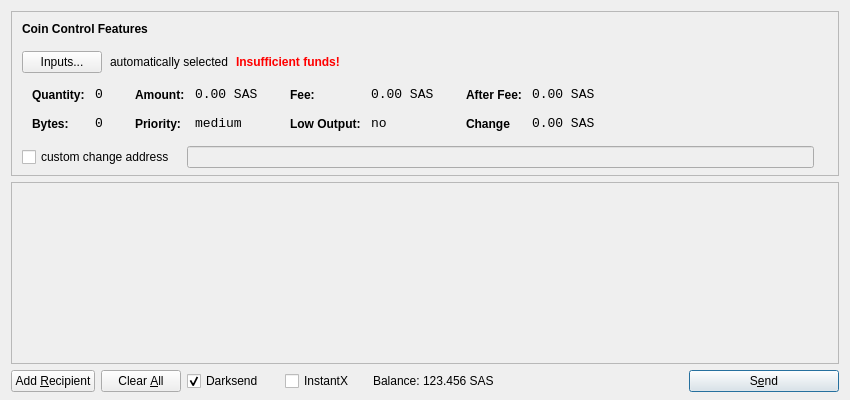
<?xml version="1.0" encoding="UTF-8"?>
<ui version="4.0">
 <class>SendCoinsDialog</class>
 <widget class="QDialog" name="SendCoinsDialog">
  <property name="geometry">
   <rect>
    <x>0</x>
    <y>0</y>
    <width>850</width>
    <height>400</height>
   </rect>
  </property>
  <property name="windowTitle">
   <string>Send Coins</string>
  </property>
  <layout class="QVBoxLayout" name="verticalLayout" stretch="0,1,0">
   <property name="bottomMargin">
    <number>8</number>
   </property>
   <item>
    <widget class="QFrame" name="frameCoinControl">
     <property name="sizePolicy">
      <sizepolicy hsizetype="Expanding" vsizetype="Expanding">
       <horstretch>0</horstretch>
       <verstretch>0</verstretch>
      </sizepolicy>
     </property>
     <property name="maximumSize">
      <size>
       <width>16777215</width>
       <height>16777215</height>
      </size>
     </property>
     <property name="frameShape">
      <enum>QFrame::StyledPanel</enum>
     </property>
     <property name="frameShadow">
      <enum>QFrame::Sunken</enum>
     </property>
     <layout class="QVBoxLayout" name="verticalLayoutCoinControl2">
      <property name="spacing">
       <number>-1</number>
      </property>
      <property name="leftMargin">
       <number>0</number>
      </property>
      <property name="topMargin">
       <number>0</number>
      </property>
      <property name="rightMargin">
       <number>0</number>
      </property>
      <property name="bottomMargin">
       <number>6</number>
      </property>
      <item>
       <layout class="QVBoxLayout" name="verticalLayoutCoinControl" stretch="0,0,0,0,1">
        <property name="spacing">
         <number>0</number>
        </property>
        <property name="leftMargin">
         <number>10</number>
        </property>
        <property name="topMargin">
         <number>10</number>
        </property>
        <item>
         <layout class="QHBoxLayout" name="horizontalLayoutCoinControl1">
          <property name="bottomMargin">
           <number>15</number>
          </property>
          <item>
           <widget class="QLabel" name="labelCoinControlFeatures">
            <property name="sizePolicy">
             <sizepolicy hsizetype="Preferred" vsizetype="Maximum">
              <horstretch>0</horstretch>
              <verstretch>0</verstretch>
             </sizepolicy>
            </property>
            <property name="font">
             <font>
              <weight>75</weight>
              <bold>true</bold>
             </font>
            </property>
            <property name="styleSheet">
             <string notr="true">font-weight:bold;</string>
            </property>
            <property name="text">
             <string>Coin Control Features</string>
            </property>
           </widget>
          </item>
         </layout>
        </item>
        <item>
         <layout class="QHBoxLayout" name="horizontalLayoutCoinControl2" stretch="0,0,0,0">
          <property name="spacing">
           <number>8</number>
          </property>
          <property name="bottomMargin">
           <number>10</number>
          </property>
          <item>
           <widget class="QPushButton" name="pushButtonCoinControl">
            <property name="styleSheet">
             <string notr="true"/>
            </property>
            <property name="text">
             <string>Inputs...</string>
            </property>
           </widget>
          </item>
          <item>
           <widget class="QLabel" name="labelCoinControlAutomaticallySelected">
            <property name="text">
             <string>automatically selected</string>
            </property>
            <property name="margin">
             <number>5</number>
            </property>
           </widget>
          </item>
          <item>
           <widget class="QLabel" name="labelCoinControlInsuffFunds">
            <property name="font">
             <font>
              <weight>75</weight>
              <bold>true</bold>
             </font>
            </property>
            <property name="styleSheet">
             <string notr="true">color:red;font-weight:bold;</string>
            </property>
            <property name="text">
             <string>Insufficient funds!</string>
            </property>
            <property name="margin">
             <number>5</number>
            </property>
           </widget>
          </item>
          <item>
           <spacer name="horizontalSpacerCoinControl">
            <property name="orientation">
             <enum>Qt::Horizontal</enum>
            </property>
            <property name="sizeHint" stdset="0">
             <size>
              <width>40</width>
              <height>1</height>
             </size>
            </property>
           </spacer>
          </item>
         </layout>
        </item>
        <item>
         <widget class="QWidget" name="widgetCoinControl" native="true">
          <property name="sizePolicy">
           <sizepolicy hsizetype="Preferred" vsizetype="Preferred">
            <horstretch>0</horstretch>
            <verstretch>0</verstretch>
           </sizepolicy>
          </property>
          <property name="minimumSize">
           <size>
            <width>0</width>
            <height>0</height>
           </size>
          </property>
          <property name="styleSheet">
           <string notr="true"/>
          </property>
          <layout class="QHBoxLayout" name="horizontalLayoutCoinControl5">
           <property name="margin">
            <number>0</number>
           </property>
           <item>
            <layout class="QHBoxLayout" name="horizontalLayoutCoinControl3" stretch="0,0,0,1">
             <property name="spacing">
              <number>20</number>
             </property>
             <property name="topMargin">
              <number>0</number>
             </property>
             <property name="bottomMargin">
              <number>10</number>
             </property>
             <item>
              <layout class="QFormLayout" name="formLayoutCoinControl1">
               <property name="horizontalSpacing">
                <number>10</number>
               </property>
               <property name="verticalSpacing">
                <number>14</number>
               </property>
               <property name="leftMargin">
                <number>10</number>
               </property>
               <property name="topMargin">
                <number>4</number>
               </property>
               <property name="rightMargin">
                <number>6</number>
               </property>
               <item row="0" column="0">
                <widget class="QLabel" name="labelCoinControlQuantityText">
                 <property name="styleSheet">
                  <string notr="true">font-weight:bold;</string>
                 </property>
                 <property name="text">
                  <string>Quantity:</string>
                 </property>
                 <property name="margin">
                  <number>0</number>
                 </property>
                </widget>
               </item>
               <item row="0" column="1">
                <widget class="QLabel" name="labelCoinControlQuantity">
                 <property name="font">
                  <font>
                   <family>Monospace</family>
                   <pointsize>10</pointsize>
                  </font>
                 </property>
                 <property name="cursor">
                  <cursorShape>IBeamCursor</cursorShape>
                 </property>
                 <property name="contextMenuPolicy">
                  <enum>Qt::ActionsContextMenu</enum>
                 </property>
                 <property name="text">
                  <string>0</string>
                 </property>
                 <property name="margin">
                  <number>0</number>
                 </property>
                 <property name="textInteractionFlags">
                  <set>Qt::LinksAccessibleByMouse|Qt::TextSelectableByKeyboard|Qt::TextSelectableByMouse</set>
                 </property>
                </widget>
               </item>
               <item row="1" column="0">
                <widget class="QLabel" name="labelCoinControlBytesText">
                 <property name="styleSheet">
                  <string notr="true">font-weight:bold;</string>
                 </property>
                 <property name="text">
                  <string>Bytes:</string>
                 </property>
                </widget>
               </item>
               <item row="1" column="1">
                <widget class="QLabel" name="labelCoinControlBytes">
                 <property name="font">
                  <font>
                   <family>Monospace</family>
                   <pointsize>10</pointsize>
                  </font>
                 </property>
                 <property name="cursor">
                  <cursorShape>IBeamCursor</cursorShape>
                 </property>
                 <property name="contextMenuPolicy">
                  <enum>Qt::ActionsContextMenu</enum>
                 </property>
                 <property name="text">
                  <string>0</string>
                 </property>
                 <property name="textInteractionFlags">
                  <set>Qt::LinksAccessibleByMouse|Qt::TextSelectableByKeyboard|Qt::TextSelectableByMouse</set>
                 </property>
                </widget>
               </item>
              </layout>
             </item>
             <item>
              <layout class="QFormLayout" name="formLayoutCoinControl2">
               <property name="horizontalSpacing">
                <number>10</number>
               </property>
               <property name="verticalSpacing">
                <number>14</number>
               </property>
               <property name="leftMargin">
                <number>6</number>
               </property>
               <property name="topMargin">
                <number>4</number>
               </property>
               <property name="rightMargin">
                <number>6</number>
               </property>
               <item row="0" column="0">
                <widget class="QLabel" name="labelCoinControlAmountText">
                 <property name="styleSheet">
                  <string notr="true">font-weight:bold;</string>
                 </property>
                 <property name="text">
                  <string>Amount:</string>
                 </property>
                 <property name="margin">
                  <number>0</number>
                 </property>
                </widget>
               </item>
               <item row="0" column="1">
                <widget class="QLabel" name="labelCoinControlAmount">
                 <property name="font">
                  <font>
                   <family>Monospace</family>
                   <pointsize>10</pointsize>
                  </font>
                 </property>
                 <property name="cursor">
                  <cursorShape>IBeamCursor</cursorShape>
                 </property>
                 <property name="contextMenuPolicy">
                  <enum>Qt::ActionsContextMenu</enum>
                 </property>
                 <property name="text">
                  <string>0.00 SAS</string>
                 </property>
                 <property name="textInteractionFlags">
                  <set>Qt::LinksAccessibleByMouse|Qt::TextSelectableByKeyboard|Qt::TextSelectableByMouse</set>
                 </property>
                </widget>
               </item>
               <item row="1" column="0">
                <widget class="QLabel" name="labelCoinControlPriorityText">
                 <property name="styleSheet">
                  <string notr="true">font-weight:bold;</string>
                 </property>
                 <property name="text">
                  <string>Priority:</string>
                 </property>
                </widget>
               </item>
               <item row="1" column="1">
                <widget class="QLabel" name="labelCoinControlPriority">
                 <property name="font">
                  <font>
                   <family>Monospace</family>
                   <pointsize>10</pointsize>
                  </font>
                 </property>
                 <property name="cursor">
                  <cursorShape>IBeamCursor</cursorShape>
                 </property>
                 <property name="contextMenuPolicy">
                  <enum>Qt::ActionsContextMenu</enum>
                 </property>
                 <property name="text">
                  <string>medium</string>
                 </property>
                 <property name="textInteractionFlags">
                  <set>Qt::LinksAccessibleByMouse|Qt::TextSelectableByKeyboard|Qt::TextSelectableByMouse</set>
                 </property>
                </widget>
               </item>
              </layout>
             </item>
             <item>
              <layout class="QFormLayout" name="formLayoutCoinControl3">
               <property name="horizontalSpacing">
                <number>10</number>
               </property>
               <property name="verticalSpacing">
                <number>14</number>
               </property>
               <property name="leftMargin">
                <number>6</number>
               </property>
               <property name="topMargin">
                <number>4</number>
               </property>
               <property name="rightMargin">
                <number>6</number>
               </property>
               <item row="0" column="0">
                <widget class="QLabel" name="labelCoinControlFeeText">
                 <property name="styleSheet">
                  <string notr="true">font-weight:bold;</string>
                 </property>
                 <property name="text">
                  <string>Fee:</string>
                 </property>
                 <property name="margin">
                  <number>0</number>
                 </property>
                </widget>
               </item>
               <item row="0" column="1">
                <widget class="QLabel" name="labelCoinControlFee">
                 <property name="font">
                  <font>
                   <family>Monospace</family>
                   <pointsize>10</pointsize>
                  </font>
                 </property>
                 <property name="cursor">
                  <cursorShape>IBeamCursor</cursorShape>
                 </property>
                 <property name="contextMenuPolicy">
                  <enum>Qt::ActionsContextMenu</enum>
                 </property>
                 <property name="text">
                  <string>0.00 SAS</string>
                 </property>
                 <property name="textInteractionFlags">
                  <set>Qt::LinksAccessibleByMouse|Qt::TextSelectableByKeyboard|Qt::TextSelectableByMouse</set>
                 </property>
                </widget>
               </item>
               <item row="1" column="0">
                <widget class="QLabel" name="labelCoinControlLowOutputText">
                 <property name="styleSheet">
                  <string notr="true">font-weight:bold;</string>
                 </property>
                 <property name="text">
                  <string>Low Output:</string>
                 </property>
                </widget>
               </item>
               <item row="1" column="1">
                <widget class="QLabel" name="labelCoinControlLowOutput">
                 <property name="font">
                  <font>
                   <family>Monospace</family>
                   <pointsize>10</pointsize>
                  </font>
                 </property>
                 <property name="cursor">
                  <cursorShape>IBeamCursor</cursorShape>
                 </property>
                 <property name="contextMenuPolicy">
                  <enum>Qt::ActionsContextMenu</enum>
                 </property>
                 <property name="text">
                  <string>no</string>
                 </property>
                 <property name="textInteractionFlags">
                  <set>Qt::LinksAccessibleByMouse|Qt::TextSelectableByKeyboard|Qt::TextSelectableByMouse</set>
                 </property>
                </widget>
               </item>
              </layout>
             </item>
             <item>
              <layout class="QFormLayout" name="formLayoutCoinControl4">
               <property name="horizontalSpacing">
                <number>10</number>
               </property>
               <property name="verticalSpacing">
                <number>14</number>
               </property>
               <property name="leftMargin">
                <number>6</number>
               </property>
               <property name="topMargin">
                <number>4</number>
               </property>
               <property name="rightMargin">
                <number>6</number>
               </property>
               <item row="0" column="0">
                <widget class="QLabel" name="labelCoinControlAfterFeeText">
                 <property name="styleSheet">
                  <string notr="true">font-weight:bold;</string>
                 </property>
                 <property name="text">
                  <string>After Fee:</string>
                 </property>
                 <property name="margin">
                  <number>0</number>
                 </property>
                </widget>
               </item>
               <item row="0" column="1">
                <widget class="QLabel" name="labelCoinControlAfterFee">
                 <property name="font">
                  <font>
                   <family>Monospace</family>
                   <pointsize>10</pointsize>
                  </font>
                 </property>
                 <property name="cursor">
                  <cursorShape>IBeamCursor</cursorShape>
                 </property>
                 <property name="contextMenuPolicy">
                  <enum>Qt::ActionsContextMenu</enum>
                 </property>
                 <property name="text">
                  <string>0.00 SAS</string>
                 </property>
                 <property name="textInteractionFlags">
                  <set>Qt::LinksAccessibleByMouse|Qt::TextSelectableByKeyboard|Qt::TextSelectableByMouse</set>
                 </property>
                </widget>
               </item>
               <item row="1" column="0">
                <widget class="QLabel" name="labelCoinControlChangeText">
                 <property name="styleSheet">
                  <string notr="true">font-weight:bold;</string>
                 </property>
                 <property name="text">
                  <string>Change</string>
                 </property>
                </widget>
               </item>
               <item row="1" column="1">
                <widget class="QLabel" name="labelCoinControlChange">
                 <property name="font">
                  <font>
                   <family>Monospace</family>
                   <pointsize>10</pointsize>
                  </font>
                 </property>
                 <property name="cursor">
                  <cursorShape>IBeamCursor</cursorShape>
                 </property>
                 <property name="contextMenuPolicy">
                  <enum>Qt::ActionsContextMenu</enum>
                 </property>
                 <property name="text">
                  <string>0.00 SAS</string>
                 </property>
                 <property name="textInteractionFlags">
                  <set>Qt::LinksAccessibleByMouse|Qt::TextSelectableByKeyboard|Qt::TextSelectableByMouse</set>
                 </property>
                </widget>
               </item>
              </layout>
             </item>
            </layout>
           </item>
          </layout>
         </widget>
        </item>
        <item>
         <layout class="QHBoxLayout" name="horizontalLayoutCoinControl4" stretch="0,0,0">
          <property name="spacing">
           <number>12</number>
          </property>
          <property name="sizeConstraint">
           <enum>QLayout::SetDefaultConstraint</enum>
          </property>
          <property name="topMargin">
           <number>5</number>
          </property>
          <property name="rightMargin">
           <number>5</number>
          </property>
          <item>
           <widget class="QCheckBox" name="checkBoxCoinControlChange">
            <property name="text">
             <string>custom change address</string>
            </property>
           </widget>
          </item>
          <item>
           <widget class="QLineEdit" name="lineEditCoinControlChange">
            <property name="enabled">
             <bool>false</bool>
            </property>
            <property name="sizePolicy">
             <sizepolicy hsizetype="Expanding" vsizetype="Fixed">
              <horstretch>0</horstretch>
              <verstretch>0</verstretch>
             </sizepolicy>
            </property>
           </widget>
          </item>
          <item>
           <widget class="QLabel" name="labelCoinControlChangeLabel">
            <property name="sizePolicy">
             <sizepolicy hsizetype="Preferred" vsizetype="Expanding">
              <horstretch>0</horstretch>
              <verstretch>0</verstretch>
             </sizepolicy>
            </property>
            <property name="minimumSize">
             <size>
              <width>0</width>
              <height>0</height>
             </size>
            </property>
            <property name="text">
             <string/>
            </property>
            <property name="margin">
             <number>3</number>
            </property>
           </widget>
          </item>
         </layout>
        </item>
        <item>
         <spacer name="verticalSpacerCoinControl">
          <property name="orientation">
           <enum>Qt::Vertical</enum>
          </property>
          <property name="sizeHint" stdset="0">
           <size>
            <width>800</width>
            <height>1</height>
           </size>
          </property>
         </spacer>
        </item>
       </layout>
      </item>
     </layout>
    </widget>
   </item>
   <item>
    <widget class="QScrollArea" name="scrollArea">
     <property name="widgetResizable">
      <bool>true</bool>
     </property>
     <widget class="QWidget" name="scrollAreaWidgetContents">
      <property name="geometry">
       <rect>
        <x>0</x>
        <y>0</y>
        <width>830</width>
        <height>165</height>
       </rect>
      </property>
      <layout class="QVBoxLayout" name="verticalLayout_2">
       <property name="margin">
        <number>0</number>
       </property>
       <item>
        <layout class="QVBoxLayout" name="entries">
         <property name="spacing">
          <number>6</number>
         </property>
        </layout>
       </item>
       <item>
        <spacer name="verticalSpacer">
         <property name="orientation">
          <enum>Qt::Vertical</enum>
         </property>
         <property name="sizeHint" stdset="0">
          <size>
           <width>20</width>
           <height>40</height>
          </size>
         </property>
        </spacer>
       </item>
      </layout>
     </widget>
    </widget>
   </item>
   <item>
    <layout class="QHBoxLayout" name="horizontalLayout">
     <item>
      <widget class="QPushButton" name="addButton">
       <property name="toolTip">
        <string>Send to multiple recipients at once</string>
       </property>
       <property name="text">
        <string>Add &amp;Recipient</string>
       </property>
       <property name="autoDefault">
        <bool>false</bool>
       </property>
      </widget>
     </item>
     <item>
      <widget class="QPushButton" name="clearButton">
       <property name="sizePolicy">
        <sizepolicy hsizetype="Minimum" vsizetype="Fixed">
         <horstretch>0</horstretch>
         <verstretch>0</verstretch>
        </sizepolicy>
       </property>
       <property name="toolTip">
        <string>Remove all transaction fields</string>
       </property>
       <property name="text">
        <string>Clear &amp;All</string>
       </property>
       <property name="autoRepeatDelay">
        <number>300</number>
       </property>
       <property name="autoDefault">
        <bool>false</bool>
       </property>
      </widget>
     </item>
     <item>
      <layout class="QHBoxLayout" name="horizontalLayout_2">
       <property name="spacing">
        <number>3</number>
       </property>
        <item>
        <widget class="QCheckBox" name="checkUseDarksend">
         <property name="minimumSize">
          <size>
           <width>95</width>
           <height>0</height>
          </size>
         </property>
         <property name="text">
          <string>Darksend</string>
         </property>
         <property name="checked">
          <bool>true</bool>
         </property>
        </widget>
       </item>
       <item>
        <widget class="QCheckBox" name="checkInstantX">
         <property name="enabled">
          <bool>true</bool>
         </property>
         <property name="minimumSize">
          <size>
           <width>85</width>
           <height>0</height>
          </size>
         </property>
         <property name="text">
          <string>InstantX</string>
         </property>
        </widget>
       </item>
       <item>
        <widget class="QLabel" name="label">
         <property name="sizePolicy">
          <sizepolicy hsizetype="Preferred" vsizetype="Fixed">
           <horstretch>0</horstretch>
           <verstretch>0</verstretch>
          </sizepolicy>
         </property>
         <property name="text">
          <string>Balance:</string>
         </property>
        </widget>
       </item>
       <item>
        <widget class="QLabel" name="labelBalance">
         <property name="sizePolicy">
          <sizepolicy hsizetype="Preferred" vsizetype="Fixed">
           <horstretch>0</horstretch>
           <verstretch>0</verstretch>
          </sizepolicy>
         </property>
         <property name="cursor">
          <cursorShape>IBeamCursor</cursorShape>
         </property>
         <property name="text">
          <string>123.456 SAS</string>
         </property>
         <property name="textInteractionFlags">
          <set>Qt::LinksAccessibleByMouse|Qt::TextSelectableByKeyboard|Qt::TextSelectableByMouse</set>
         </property>
        </widget>
       </item>
      </layout>
     </item>
     <item>
      <spacer name="horizontalSpacer">
       <property name="orientation">
        <enum>Qt::Horizontal</enum>
       </property>
       <property name="sizeHint" stdset="0">
        <size>
         <width>40</width>
         <height>20</height>
        </size>
       </property>
      </spacer>
     </item>
     <item>
      <widget class="QPushButton" name="sendButton">
       <property name="minimumSize">
        <size>
         <width>150</width>
         <height>0</height>
        </size>
       </property>
       <property name="toolTip">
        <string>Confirm the send action</string>
       </property>
       <property name="text">
        <string>S&amp;end</string>
       </property>
       <property name="icon">
        <iconset resource="../bitcoin.qrc">
         <normaloff>:/icons/send</normaloff>:/icons/send</iconset>
       </property>
       <property name="default">
        <bool>true</bool>
       </property>
      </widget>
     </item>
    </layout>
   </item>
  </layout>
 </widget>
 <resources>
  <include location="../bitcoin.qrc"/>
 </resources>
 <connections/>
</ui>
